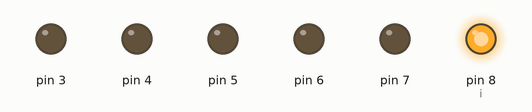
This sketch was run on a simulated Arduino Uno, built with avr-gcc and run on an emulated ATmega328P. On the bench: output pins drawn as LEDs (lit = HIGH).

Above: at 0.1 s.
At 0.9 s:
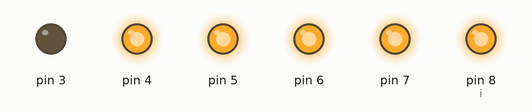
At 1.7 s:
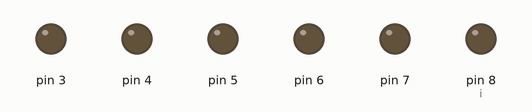
At 2.5 s:
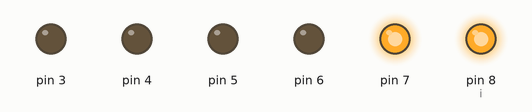
At 3.3 s:
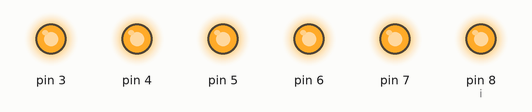
At 4.9 s:
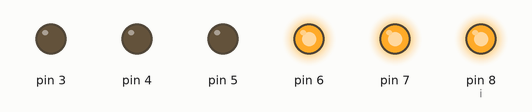
Timing chart, 0 to 5.2 s (numbered marks = the images above):
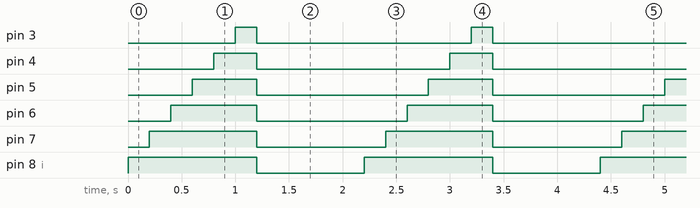

The sketch:

While.ino
```cpp
// Author: Armmy2530
// Create Time:24/11/2022 19:51

void setup() {
  // put your setup code here, to run once:
  int i = 8;
  while(i>=3){
    pinMode(i,OUTPUT);
    i--;
  }
}

void loop() {
  // put your main code here, to run repeatedly:
  int i = 8;
  while(i>=3){
    digitalWrite(i,1);
    i--;
    delay(200);
  }
  i = 8;
  while(i>=3){
    digitalWrite(i,0);
    i--;
  }
  delay(1000);
}
```

Measured:
- by itself, pin 3: alternates HIGH for 0.20 s and LOW for 2.0 s
- by itself, pin 4: alternates HIGH for 0.40 s and LOW for 1.8 s
- by itself, pin 5: alternates HIGH for 0.60 s and LOW for 1.6 s
- by itself, pin 6: alternates HIGH for 0.80 s and LOW for 1.4 s
- by itself, pin 7: alternates HIGH for 1.0 s and LOW for 1.2 s
- by itself, pin 8 (i): alternates HIGH for 1.2 s and LOW for 1.0 s
